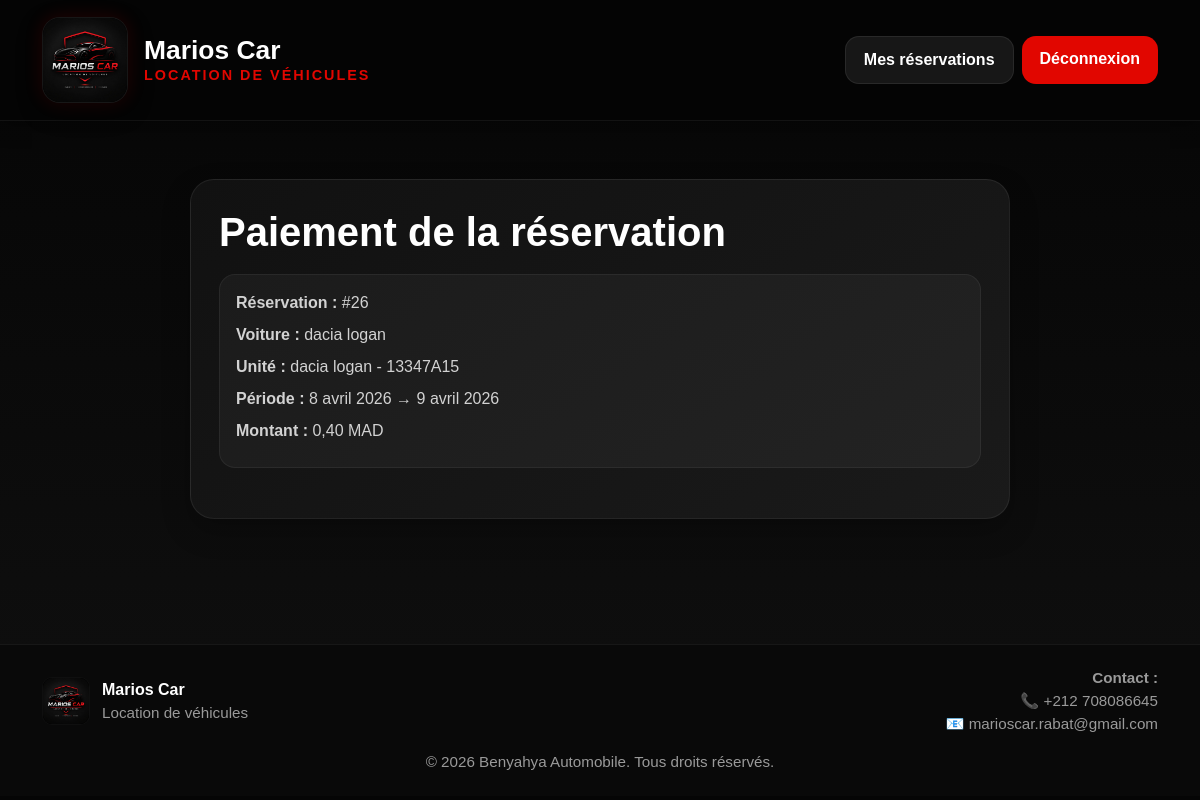
/checkout/26/ (signed in), run on the app's committed database.
### core/models.py (models this page shows, shortened)
class Reservation(models.Model):
    TYPE_CHOICES = [
        ('normale', 'Réservation normale'),
        ('complete', 'Réservation complète'),
        ('admin', 'Réservation admin'),
    ]
    STATUS_CHOICES = [
        ('en_attente', 'En attente'),
        ('confirmee', 'Confirmée'),
        ('en_cours', 'En cours'),
        ('terminee', 'Terminée'),
        ('annulee', 'Annulée'),
        ('refusee', 'Refusée'),
        ('paiement_en_attente', 'Paiement en attente'),
        ('payee', 'Payée'),
    ]
    TRANSMISSION_CHOICES = [
        ('', 'Toutes'),
        ('manuelle', 'Manuelle'),
        ('automatique', 'Automatique'),
    ]
    car_model = models.ForeignKey(CarModel, on_delete=models.CASCADE, related_name='reservations')
    car_unit = models.ForeignKey(
        CarUnit,
        on_delete=models.SET_NULL,
        null=True,
        blank=True,
        related_name='reservations'
    )
    client = models.ForeignKey(
        Client,
        on_delete=models.SET_NULL,
        null=True,
        blank=True,
        related_name='reservations'
    )
    user = models.ForeignKey(
        User,
        on_delete=models.SET_NULL,
        null=True,
        blank=True,
        related_name='reservations'
    )
    type_reservation = models.CharField(max_length=20, choices=TYPE_CHOICES, default='admin')
    statut = models.CharField(max_length=30, choices=STATUS_CHOICES, default='en_attente')
    requested_transmission = models.CharField(
        max_length=20,
        choices=TRANSMISSION_CHOICES,
        blank=True,
        default=''
    )
    nom_complet = models.CharField(max_length=150)
    email = models.EmailField()
    telephone = models.CharField(max_length=20)
    adresse = models.CharField(max_length=255, blank=True)
    cin = models.CharField(max_length=50, blank=True)
    numero_permis = models.CharField(max_length=100, blank=True)
    date_debut = models.DateField()
    date_fin = models.DateField()
    kilometrage_depart = models.PositiveIntegerField(default=0)
    kilometrage_retour = models.PositiveIntegerField(null=True, blank=True)
    prix_par_jour_capture = models.DecimalField(max_digits=10, decimal_places=2, default=0)
    montant_total = models.DecimalField(max_digits=10, decimal_places=2, default=0)
    caution = models.DecimalField(max_digits=10, decimal_places=2, default=0)
    avance = models.DecimalField(max_digits=10, decimal_places=2, default=0)
    notes_admin = models.TextField(blank=True)
    est_annulable = models.BooleanField(default=True)
    created_at = models.DateTimeField(auto_now_add=True)
    class Meta:
        ordering = ['-created_at']

class CarModel(models.Model):
    marque = models.CharField(max_length=100)
    modele = models.CharField(max_length=100)
    annee = models.PositiveIntegerField()
    nombre_places = models.PositiveIntegerField(default=5)
    prix_par_jour = models.DecimalField(max_digits=10, decimal_places=2)
    reduction_active = models.BooleanField(default=False)
    reduction_pourcentage = models.PositiveIntegerField(default=0)
    description = models.TextField()
    image_principale = models.ImageField(upload_to='cars/main/')
    actif = models.BooleanField(default=True)
    created_at = models.DateTimeField(auto_now_add=True)
    class Meta:
        ordering = ['-created_at']
    def __str__(self):
        return f"{self.marque} {self.modele}"

class CarUnit(models.Model):
    TRANSMISSION_CHOICES = [
        ('manuelle', 'Manuelle'),
        ('automatique', 'Automatique'),
    ]
    FUEL_CHOICES = [
        ('diesel', 'Diesel'),
        ('essence', 'Essence'),
        ('hybride', 'Hybride'),
        ('electrique', 'Électrique'),
    ]
    car_model = models.ForeignKey(CarModel, on_delete=models.CASCADE, related_name='units')
    nom_interne = models.CharField(max_length=100, blank=True)
    immatriculation = models.CharField(max_length=50, unique=True)
    transmission = models.CharField(max_length=20, choices=TRANSMISSION_CHOICES)
    carburant = models.CharField(max_length=20, choices=FUEL_CHOICES)
    couleur = models.CharField(max_length=50)
    kilometrage_actuel = models.PositiveIntegerField(default=0)
    date_prochain_entretien = models.DateField(null=True, blank=True)
    notes_admin = models.TextField(blank=True)
    active = models.BooleanField(default=True)
    created_at = models.DateTimeField(auto_now_add=True)
    class Meta:
        ordering = ['car_model__marque', 'car_model__modele', 'immatriculation']
    def __str__(self):
        return f"{self.car_model} - {self.immatriculation}"

### core/views.py (the view)
# urls.py: path('checkout/<int:reservation_id>/', views.checkout, name='checkout'),
@login_required
def checkout(request, reservation_id):
    reservation = get_object_or_404(Reservation, id=reservation_id, user=request.user)
    return render(request, 'checkout.html', {
        'reservation': reservation,
        'PAYPAL_CLIENT_ID': settings.PAYPAL_CLIENT_ID,
    })

### core/templates/checkout.html (shortened to what this page needs)
{% extends 'base.html' %}
{% block content %}
<div class="checkout-card">
    <h1>Paiement de la réservation</h1>
    <div class="checkout-info">
        <p><strong>Réservation :</strong> #{{ reservation.id }}</p>
        <p><strong>Voiture :</strong> {{ reservation.car_model }}</p>
        <p><strong>Unité :</strong> {{ reservation.car_unit|default:"-" }}</p>
        <p><strong>Période :</strong> {{ reservation.date_debut }} → {{ reservation.date_fin }}</p>
        <p><strong>Montant :</strong> {{ reservation.montant_total }} MAD</p>
    </div>
</div>
{% endblock %}

### core/templates/base.html (style rules this page uses)
:root { --bg-main: #050505; --bg-card: #111111; --bg-soft: #181818; --text-main: #ffffff; --text-soft: #bdbdbd; --red-main: #e10600; --red-hover: #ff2d26; --border-soft: rgba(255,255,255,0.08); --shadow-main: 0 10px 30px rgba(0,0,0,0.35); }
body { background: linear-gradient(to bottom, #050505, #101010); color: var(--text-main); font-family: Arial, sans-serif; }

### core/templates/checkout.html (style rules this page uses)
.checkout-card { max-width: 820px; margin: 30px auto; background: linear-gradient(145deg, #111111, #1a1a1a); border: 1px solid rgba(255,255,255,0.07); border-radius: 24px; padding: 28px; box-shadow: 0 12px 28px rgba(0,0,0,0.25); }
.checkout-card h1 { margin-bottom: 18px; font-weight: 900; color: #fff; }
.checkout-info { background: rgba(255,255,255,0.04); border: 1px solid rgba(255,255,255,0.06); border-radius: 16px; padding: 16px; margin-bottom: 22px; color: #d2d2d2; }
.checkout-info p { margin-bottom: 8px; }

### data on the page
Reservation: id "26", car_model "dacia logan", car_unit "dacia logan - 13347A15", date_debut "8 avril 2026", date_fin "9 avril 2026", montant_total "0,40"
